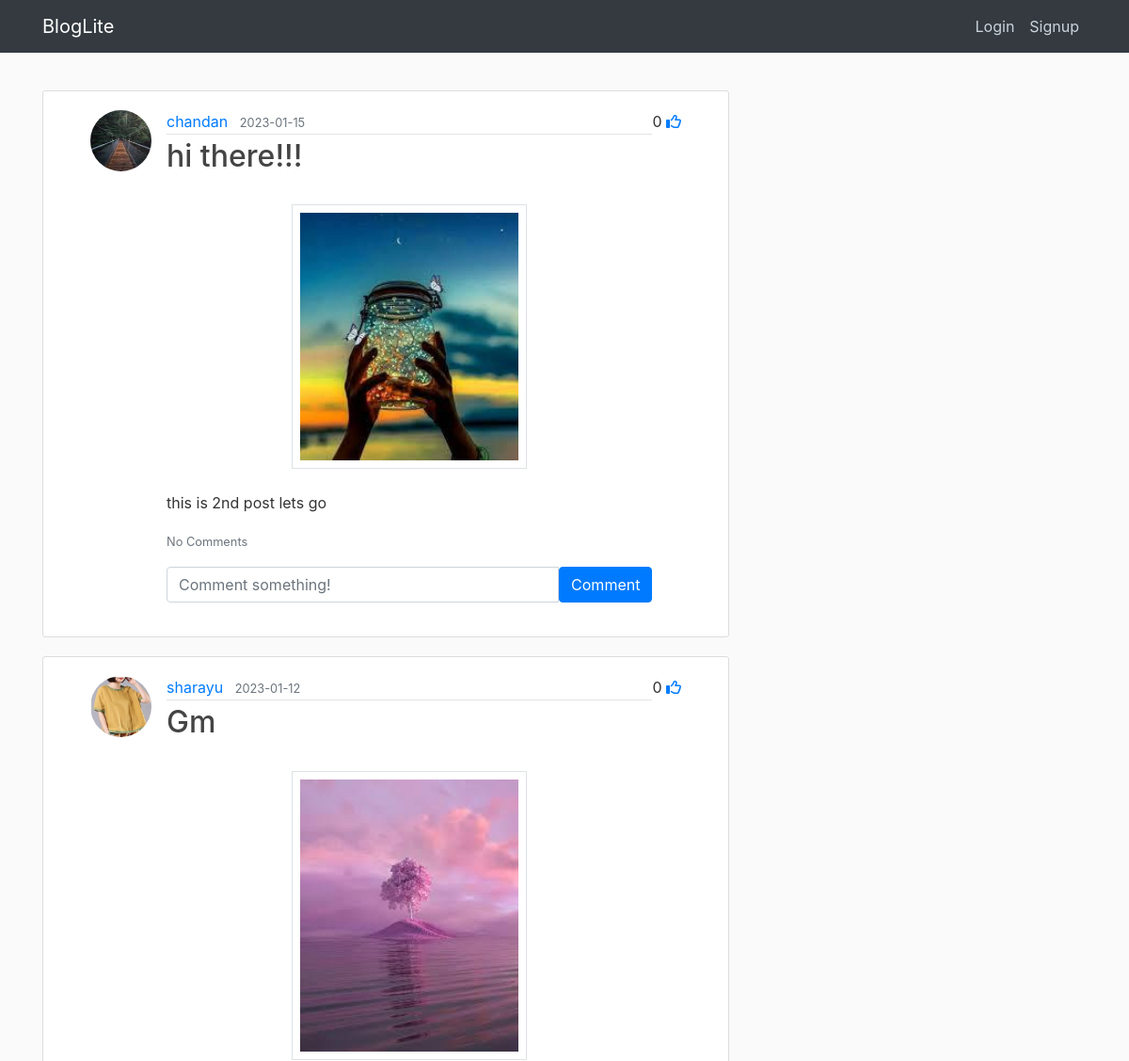
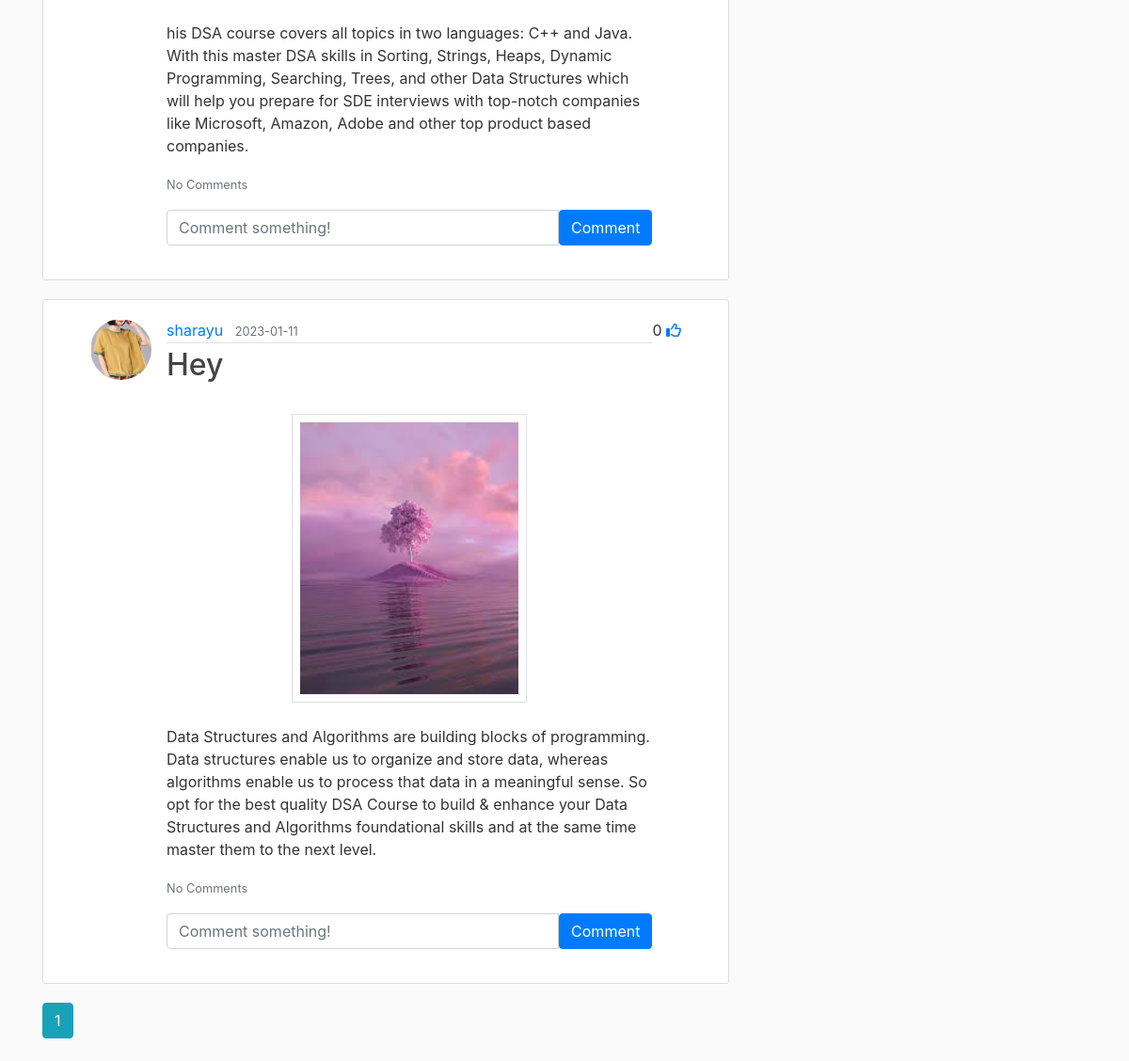
The page /home on the database its author committed (2 pictures, top to bottom).
### application/models.py (models this page shows, shortened)
class Post(db.Model):
    id = db.Column(db.Integer, primary_key=True)
    title = db.Column(db.String(100), nullable=False)
    date_posted = db.Column(db.DateTime, nullable=False, default=datetime.utcnow)
    image_file = db.Column(db.String(20), default='default.jpg')
    content = db.Column(db.Text, nullable=False)
    user_id = db.Column(db.Integer, db.ForeignKey('user.id'), nullable=False)
    comments = db.relationship('Comment', backref='post', lazy=True)
    likes = db.relationship('Like', backref='post', lazy=True)

class User(db.Model, UserMixin):
    id = db.Column(db.Integer, primary_key=True)
    username = db.Column(db.String(20), unique=True, nullable=False)
    email = db.Column(db.String(30), unique=True, nullable=False)
    image_file = db.Column(db.String(20), nullable=False, default='default.jpg')
    password = db.Column(db.String(60), nullable=False)
    posts = db.relationship('Post', backref='author', lazy=True)
    comments = db.relationship('Comment', backref='user', lazy=True)
    likes = db.relationship('Like', backref='user', lazy=True)
    followed = db.relationship(
        'User', secondary=followers,
        primaryjoin=(followers.c.follower_id == id),
        secondaryjoin=(followers.c.followed_id == id),
        backref=db.backref('followers', lazy='dynamic'), lazy='dynamic')

### application/routes.py (the view)
@app.route("/home")
def home():
    page = request.args.get('page', 1, type=int)
    posts = Post.query.order_by(Post.date_posted.desc()).paginate(page=page, per_page=5)
    return render_template('home.html', posts=posts)

### application/forms.py
class SearchForm(FlaskForm):
    searched = StringField('Searched', validators=[DataRequired()])
    submit = SubmitField('Submit')

### application/routes.py (called while the page is built)
@app.context_processor
def layout():
    form=SearchForm()
    return dict(form=form)

### application/templates/home.html (shortened to what this page needs)
{% extends "layout.html" %}
{% block content %}
    {% for post in posts.items %}
        <article class="media content-section">
          <img class="rounded-circle article-img" src="{{ url_for('static', filename='profile_pics/' + post.author.image_file) }}">
          <div class="media-body">
            <div class="article-metadata">
              <a class="mr-2" href="{{ url_for('user_posts', username=post.author.username) }}">{{ post.author.username }}</a>
              <small class="text-muted">{{ post.date_posted.strftime('%Y-%m-%d') }}</small>
            </div>
            <h2><a class="article-title" href="{{ url_for('post', post_id=post.id) }}">{{ post.title }}</a></h2><br>
            <div class="text-center">
                <img src="{{ url_for('static' , filename = 'post_photos/'+ post.image_file )}}" class="border shadow p-2" style="width:250px;" alt="">
            </div><br>
            <p class="article-content">{{ post.content }}</p>
            <p class="card-text">
              {% if post.comments|length > 0 %}
              <small class="text-muted" data-toggle="collapse" data-target="#comments-{{post.id}}">
                View {{post.comments|length}} Comments</small>
              {% else %}
              <small class="text-muted">No Comments</small>
              {% endif %}
            </p>
            <form
              class="input-group mb-3"
              method="POST"
              action= "/create_comment/{{post.id}}"
            >
              <input
                type="text"
                id="text"
                name="text"
                class="form-control"
                placeholder="Comment something!"
              />
              <button type="submit" class="btn btn-primary">Comment</button>
            </form>
          </div>
           <div>
            {{ post.likes|length }}
            <a href="/like-post/{{post.id}}">
              <i class="far fa-thumbs-up"></i>
            </a>
          </div>
        </article>
    {% endfor %}
    {% for page_num in posts.iter_pages(left_edge=1, right_edge=1, left_current=1, right_current=2) %}
      {% if page_num %}
        {% if posts.page == page_num %}
          <a class="btn btn-info mb-4" href="{{ url_for('home', page=page_num) }}">{{ page_num }}</a>
        {% else %}
          <a class="btn btn-outline-info mb-4" href="{{ url_for('home', page=page_num) }}">{{ page_num }}</a>
        {% endif %}
      {% else %}
        ...
      {% endif %}
    {% endfor %}
{% endblock content %}

### application/static/main.css (style rules this page uses)
body { background: #fafafa; color: #333333; margin-top: 5rem; }
h1, h2, h3, h4, h5, h6 { color: #444444; }
.content-section { background: #ffffff; padding: 20px 50px; border: 1px solid #dddddd; border-radius: 3px; margin-bottom: 20px; }
.article-title { color: #444444; }
.article-content { white-space: pre-line; }
.article-img { height: 65px; width: 65px; margin-right: 16px; }
.article-metadata { padding-bottom: 1px; margin-bottom: 4px; border-bottom: 1px solid #e3e3e3 }

### rows shown on the page
Post: image_file (picture), author.username "chandan", date_posted "2023-01-15", title "hi there!!!", content "this is 2nd post lets go", likes|length "0"
Post: image_file (picture), author.username "sharayu", date_posted "2023-01-12", title "Gm", content "his DSA course covers all topics in two languages: C++ and Java. With this master DSA skills in Sorting, Strings, Heaps, Dynamic Programming, Searching, Trees, and other Data Structures which will help you prepare for SDE interviews with top-notch companies like Microsoft, Amazon, Adobe and other top product based companies.", likes|length "0"
Post: image_file (picture), author.username "sharayu", date_posted "2023-01-11", title "Hey", content "Data Structures and Algorithms are building blocks of programming. Data structures enable us to organize and store data, whereas algorithms enable us to process that data in a meaningful sense. So opt for the best quality DSA Course to build & enhance your Data Structures and Algorithms foundational skills and at the same time master them to the next level.", likes|length "0"

### other values the page prints
{{ page_num }} "1"
